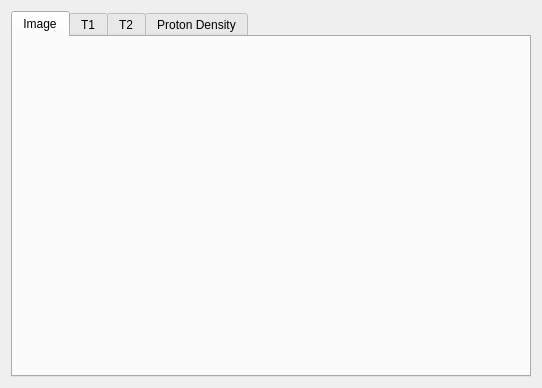
<?xml version="1.0" encoding="UTF-8"?>
<ui version="4.0">
 <class>phantom</class>
 <widget class="QWidget" name="phantom">
  <property name="geometry">
   <rect>
    <x>0</x>
    <y>0</y>
    <width>542</width>
    <height>388</height>
   </rect>
  </property>
  <property name="windowTitle">
   <string>Phantom Properties</string>
  </property>
  <layout class="QGridLayout" name="gridLayout">
   <item row="0" column="0">
    <widget class="QTabWidget" name="phantom_tabWidget">
     <property name="autoFillBackground">
      <bool>true</bool>
     </property>
     <property name="currentIndex">
      <number>0</number>
     </property>
     <property name="elideMode">
      <enum>Qt::ElideMiddle</enum>
     </property>
     <widget class="QWidget" name="image_tab">
      <attribute name="title">
       <string>Image</string>
      </attribute>
      <layout class="QGridLayout" name="gridLayout_2">
       <item row="0" column="0">
        <layout class="QVBoxLayout" name="phantom_layout">
         <item>
          <layout class="QVBoxLayout" name="verticalLayout_5" stretch=""/>
         </item>
        </layout>
       </item>
      </layout>
     </widget>
     <widget class="QWidget" name="T1_tab">
      <attribute name="title">
       <string>T1</string>
      </attribute>
      <layout class="QGridLayout" name="gridLayout_3">
       <item row="0" column="0">
        <layout class="QVBoxLayout" name="t1_layout"/>
       </item>
      </layout>
     </widget>
     <widget class="QWidget" name="T2_tab">
      <attribute name="title">
       <string>T2</string>
      </attribute>
      <layout class="QGridLayout" name="gridLayout_4">
       <item row="0" column="0">
        <layout class="QVBoxLayout" name="t2_layout"/>
       </item>
      </layout>
     </widget>
     <widget class="QWidget" name="proton_den_tab">
      <attribute name="title">
       <string>Proton Density</string>
      </attribute>
      <layout class="QGridLayout" name="gridLayout_5">
       <item row="0" column="0">
        <layout class="QVBoxLayout" name="pd_layout"/>
       </item>
      </layout>
     </widget>
    </widget>
   </item>
  </layout>
 </widget>
 <resources/>
 <connections/>
</ui>
